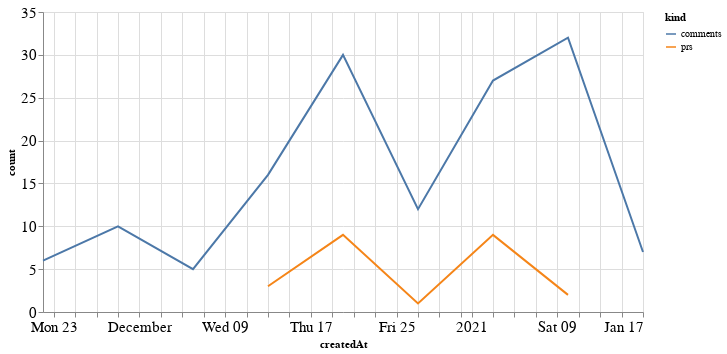

The cell this chart's notebook holds for it:
### Code cell
alt.Chart(total_time, width=600).mark_line().encode(
    x='createdAt',
    y='count',
    color='kind'
)

### Figure 1 — Vega-Lite specification as saved in the notebook (floating-point values rounded to 4 significant figures)
{"config": {"axisLeft": {"labelFontSize": 15}, "axisBottom": {"labelFontSize": 15}}, "data": {"name": "data-f054ec710228d3b02ad9e7cc4778f0fe"}, "mark": "line", "encoding": {"color": {"type": "nominal", "field": "kind"}, "x": {"type": "temporal", "field": "createdAt"}, "y": {"type": "quantitative", "field": "count"}}, "width": 600, "$schema": "https://vega.github.io/schema/vega-lite/v4.8.1.json", "datasets": {"data-f054ec710228d3b02ad9e7cc4778f0fe": [{"createdAt": "2020-12-13T00:00:00", "kind": "prs", "count": 3.0}, {"createdAt": "2020-12-20T00:00:00", "kind": "prs", "count": 9.0}, {"createdAt": "2020-12-27T00:00:00", "kind": "prs", "count": 1.0}, {"createdAt": "2021-01-03T00:00:00", "kind": "prs", "count": 9.0}, {"createdAt": "2021-01-10T00:00:00", "kind": "prs", "count": 2.0}, {"createdAt": "2020-11-22T00:00:00", "kind": "prs", "count": null}, {"createdAt": "2020-11-29T00:00:00", "kind": "prs", "count": null}, {"createdAt": "2020-12-06T00:00:00", "kind": "prs", "count": null}, {"createdAt": "2021-01-17T00:00:00", "kind": "prs", "count": null}, {"createdAt": "2020-12-13T00:00:00", "kind": "comments", "count": 16.0}, {"createdAt": "2020-12-20T00:00:00", "kind": "comments", "count": 30.0}, {"createdAt": "2020-12-27T00:00:00", "kind": "comments", "count": 12.0}, {"createdAt": "2021-01-03T00:00:00", "kind": "comments", "count": 27.0}, {"createdAt": "2021-01-10T00:00:00", "kind": "comments", "count": 32.0}, {"createdAt": "2020-11-22T00:00:00", "kind": "comments", "count": 6.0}, {"createdAt": "2020-11-29T00:00:00", "kind": "comments", "count": 10.0}, {"createdAt": "2020-12-06T00:00:00", "kind": "comments", "count": 5.0}, {"createdAt": "2021-01-17T00:00:00", "kind": "comments", "count": 7.0}]}}
